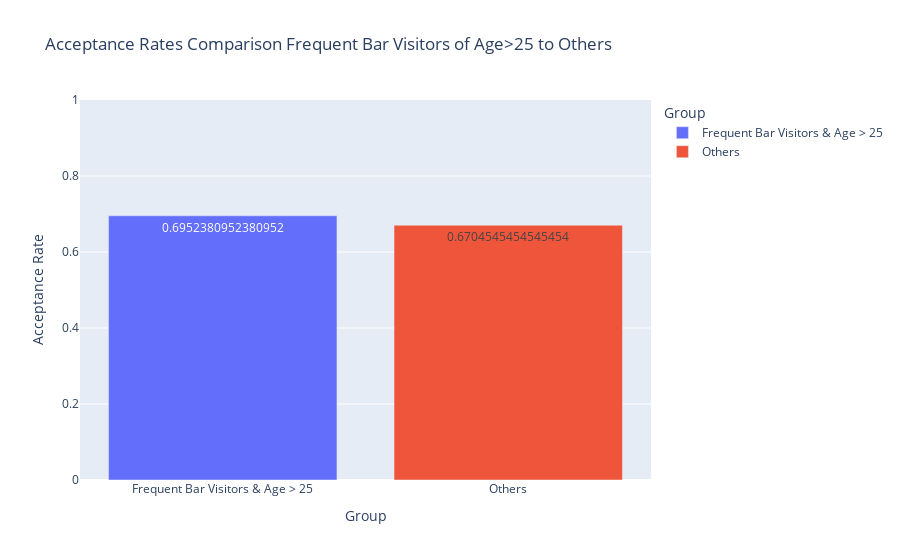

The code cell stored with this chart in its notebook:
### Markdown cell above
4. Compare the acceptance rate between drivers who go to a bar more than once a month and are over the age of 25 to the all others.  Is there a difference?

### Code cell
condition = compareBarCouponData['age'] > 25

barFrequencyDataAgeGT25 = compareBarCouponData[condition]['Y'].mean()

barFrequencyDataAgeLEQ25 = compareBarCouponData[~condition]['Y'].mean()

rates = pd.DataFrame({
    'Group': ['Frequent Bar Visitors & Age > 25', 'Others'],
    'Acceptance Rate': [barFrequencyDataAgeGT25, barFrequencyDataAgeLEQ25]
})

fig = px.bar(rates, x='Group', y='Acceptance Rate',
             title='Acceptance Rates Comparison Frequent Bar Visitors of Age>25 to Others',
             labels={'Acceptance Rate': 'Acceptance Rate', 'Group': 'Group'},
             color='Group',
             text='Acceptance Rate')

fig.update_layout(yaxis=dict(range=[0, 1]))  # Since it's a rate, it should be between 0 and 1
fig.show()

# Adding Image if Plotly did not load

display(Image(filename='images/Acceptance Rates Comparison Frequent Bar Visitors of Age>25 to Others.png'))

### Figure 1 — Plotly figure (JSON) as saved in the notebook; plotly's stock layout.template omitted (floating-point values rounded to 4 significant figures)
{"data": [{"alignmentgroup": "True", "hovertemplate": "Group=%{x}<br>Acceptance Rate=%{text}<extra></extra>", "legendgroup": "Frequent Bar Visitors & Age > 25", "marker": {"color": "#636efa", "pattern": {"shape": ""}}, "name": "Frequent Bar Visitors & Age > 25", "offsetgroup": "Frequent Bar Visitors & Age > 25", "orientation": "v", "showlegend": true, "text": [0.6952], "textposition": "auto", "type": "bar", "x": ["Frequent Bar Visitors & Age > 25"], "xaxis": "x", "y": [0.6952], "yaxis": "y"}, {"alignmentgroup": "True", "hovertemplate": "Group=%{x}<br>Acceptance Rate=%{text}<extra></extra>", "legendgroup": "Others", "marker": {"color": "#EF553B", "pattern": {"shape": ""}}, "name": "Others", "offsetgroup": "Others", "orientation": "v", "showlegend": true, "text": [0.6705], "textposition": "auto", "type": "bar", "x": ["Others"], "xaxis": "x", "y": [0.6705], "yaxis": "y"}], "layout": {"barmode": "relative", "legend": {"title": {"text": "Group"}, "tracegroupgap": 0}, "title": {"text": "Acceptance Rates Comparison Frequent Bar Visitors of Age>25 to Others"}, "xaxis": {"anchor": "y", "categoryarray": ["Frequent Bar Visitors & Age > 25", "Others"], "categoryorder": "array", "domain": [0, 1], "title": {"text": "Group"}}, "yaxis": {"anchor": "x", "domain": [0, 1], "range": [0, 1], "title": {"text": "Acceptance Rate"}}}}
